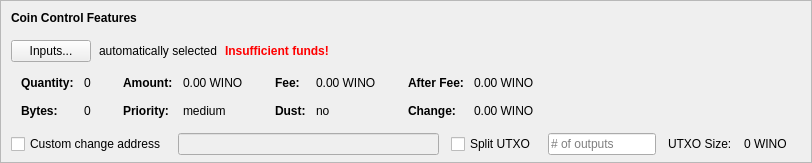
    <widget class="QFrame" name="frameCoinControl">
     <property name="sizePolicy">
      <sizepolicy hsizetype="Expanding" vsizetype="Expanding">
       <horstretch>0</horstretch>
       <verstretch>0</verstretch>
      </sizepolicy>
     </property>
     <property name="maximumSize">
      <size>
       <width>16777215</width>
       <height>16777215</height>
      </size>
     </property>
     <property name="frameShape">
      <enum>QFrame::StyledPanel</enum>
     </property>
     <property name="frameShadow">
      <enum>QFrame::Sunken</enum>
     </property>
     <layout class="QVBoxLayout" name="verticalLayoutCoinControl2">
      <property name="spacing">
       <number>0</number>
      </property>
      <property name="leftMargin">
       <number>0</number>
      </property>
      <property name="topMargin">
       <number>0</number>
      </property>
      <property name="rightMargin">
       <number>0</number>
      </property>
      <property name="bottomMargin">
       <number>6</number>
      </property>
      <item>
       <layout class="QVBoxLayout" name="verticalLayoutCoinControl" stretch="0,0,0,0,1">
        <property name="spacing">
         <number>0</number>
        </property>
        <property name="leftMargin">
         <number>10</number>
        </property>
        <property name="topMargin">
         <number>10</number>
        </property>
        <item>
         <layout class="QHBoxLayout" name="horizontalLayoutCoinControl1">
          <property name="bottomMargin">
           <number>15</number>
          </property>
          <item>
           <widget class="QLabel" name="labelCoinControlFeatures">
            <property name="sizePolicy">
             <sizepolicy hsizetype="Preferred" vsizetype="Maximum">
              <horstretch>0</horstretch>
              <verstretch>0</verstretch>
             </sizepolicy>
            </property>
            <property name="font">
             <font>
              <weight>75</weight>
              <bold>true</bold>
             </font>
            </property>
            <property name="styleSheet">
             <string notr="true">font-weight:bold;</string>
            </property>
            <property name="text">
             <string>Coin Control Features</string>
            </property>
           </widget>
          </item>
         </layout>
        </item>
        <item>
         <layout class="QHBoxLayout" name="horizontalLayoutCoinControl2" stretch="0,0,0,0">
          <property name="spacing">
           <number>8</number>
          </property>
          <property name="bottomMargin">
           <number>10</number>
          </property>
          <item>
           <widget class="QPushButton" name="pushButtonCoinControl">
            <property name="styleSheet">
             <string notr="true"/>
            </property>
            <property name="text">
             <string>Inputs...</string>
            </property>
            <property name="autoDefault">
             <bool>false</bool>
            </property>
           </widget>
          </item>
          <item>
           <widget class="QLabel" name="labelCoinControlAutomaticallySelected">
            <property name="text">
             <string>automatically selected</string>
            </property>
            <property name="margin">
             <number>5</number>
            </property>
           </widget>
          </item>
          <item>
           <widget class="QLabel" name="labelCoinControlInsuffFunds">
            <property name="font">
             <font>
              <weight>75</weight>
              <bold>true</bold>
             </font>
            </property>
            <property name="styleSheet">
             <string notr="true">color:red;font-weight:bold;</string>
            </property>
            <property name="text">
             <string>Insufficient funds!</string>
            </property>
            <property name="margin">
             <number>5</number>
            </property>
           </widget>
          </item>
          <item>
           <spacer name="horizontalSpacerCoinControl">
            <property name="orientation">
             <enum>Qt::Horizontal</enum>
            </property>
            <property name="sizeHint" stdset="0">
             <size>
              <width>40</width>
              <height>1</height>
             </size>
            </property>
           </spacer>
          </item>
         </layout>
        </item>
        <item>
         <widget class="QWidget" name="widgetCoinControl" native="true">
          <property name="sizePolicy">
           <sizepolicy hsizetype="Preferred" vsizetype="Preferred">
            <horstretch>0</horstretch>
            <verstretch>0</verstretch>
           </sizepolicy>
          </property>
          <property name="minimumSize">
           <size>
            <width>0</width>
            <height>0</height>
           </size>
          </property>
          <property name="styleSheet">
           <string notr="true"/>
          </property>
          <layout class="QHBoxLayout" name="horizontalLayoutCoinControl5">
           <property name="leftMargin">
            <number>0</number>
           </property>
           <property name="topMargin">
            <number>0</number>
           </property>
           <property name="rightMargin">
            <number>0</number>
           </property>
           <property name="bottomMargin">
            <number>0</number>
           </property>
           <item>
            <layout class="QHBoxLayout" name="horizontalLayoutCoinControl3" stretch="0,0,0,1">
             <property name="spacing">
              <number>20</number>
             </property>
             <property name="topMargin">
              <number>0</number>
             </property>
             <property name="bottomMargin">
              <number>10</number>
             </property>
             <item>
              <layout class="QFormLayout" name="formLayoutCoinControl1">
               <property name="horizontalSpacing">
                <number>10</number>
               </property>
               <property name="verticalSpacing">
                <number>14</number>
               </property>
               <property name="leftMargin">
                <number>10</number>
               </property>
               <property name="topMargin">
                <number>4</number>
               </property>
               <property name="rightMargin">
                <number>6</number>
               </property>
               <item row="0" column="0">
                <widget class="QLabel" name="labelCoinControlQuantityText">
                 <property name="font">
                  <font>
                   <weight>75</weight>
                   <bold>true</bold>
                  </font>
                 </property>
                 <property name="text">
                  <string>Quantity:</string>
                 </property>
                 <property name="margin">
                  <number>0</number>
                 </property>
                </widget>
               </item>
               <item row="0" column="1">
                <widget class="QLabel" name="labelCoinControlQuantity">
                 <property name="cursor">
                  <cursorShape>IBeamCursor</cursorShape>
                 </property>
                 <property name="contextMenuPolicy">
                  <enum>Qt::ActionsContextMenu</enum>
                 </property>
                 <property name="text">
                  <string notr="true">0</string>
                 </property>
                 <property name="margin">
                  <number>0</number>
                 </property>
                 <property name="textInteractionFlags">
                  <set>Qt::LinksAccessibleByMouse|Qt::TextSelectableByKeyboard|Qt::TextSelectableByMouse</set>
                 </property>
                </widget>
               </item>
               <item row="1" column="0">
                <widget class="QLabel" name="labelCoinControlBytesText">
                 <property name="font">
                  <font>
                   <weight>75</weight>
                   <bold>true</bold>
                  </font>
                 </property>
                 <property name="text">
                  <string>Bytes:</string>
                 </property>
                </widget>
               </item>
               <item row="1" column="1">
                <widget class="QLabel" name="labelCoinControlBytes">
                 <property name="cursor">
                  <cursorShape>IBeamCursor</cursorShape>
                 </property>
                 <property name="contextMenuPolicy">
                  <enum>Qt::ActionsContextMenu</enum>
                 </property>
                 <property name="text">
                  <string notr="true">0</string>
                 </property>
                 <property name="textInteractionFlags">
                  <set>Qt::LinksAccessibleByMouse|Qt::TextSelectableByKeyboard|Qt::TextSelectableByMouse</set>
                 </property>
                </widget>
               </item>
              </layout>
             </item>
             <item>
              <layout class="QFormLayout" name="formLayoutCoinControl2">
               <property name="horizontalSpacing">
                <number>10</number>
               </property>
               <property name="verticalSpacing">
                <number>14</number>
               </property>
               <property name="leftMargin">
                <number>6</number>
               </property>
               <property name="topMargin">
                <number>4</number>
               </property>
               <property name="rightMargin">
                <number>6</number>
               </property>
               <item row="0" column="0">
                <widget class="QLabel" name="labelCoinControlAmountText">
                 <property name="font">
                  <font>
                   <weight>75</weight>
                   <bold>true</bold>
                  </font>
                 </property>
                 <property name="text">
                  <string>Amount:</string>
                 </property>
                 <property name="margin">
                  <number>0</number>
                 </property>
                </widget>
               </item>
               <item row="0" column="1">
                <widget class="QLabel" name="labelCoinControlAmount">
                 <property name="cursor">
                  <cursorShape>IBeamCursor</cursorShape>
                 </property>
                 <property name="contextMenuPolicy">
                  <enum>Qt::ActionsContextMenu</enum>
                 </property>
                 <property name="text">
                  <string notr="true">0.00 WINO</string>
                 </property>
                 <property name="textInteractionFlags">
                  <set>Qt::LinksAccessibleByMouse|Qt::TextSelectableByKeyboard|Qt::TextSelectableByMouse</set>
                 </property>
                </widget>
               </item>
               <item row="1" column="0">
                <widget class="QLabel" name="labelCoinControlPriorityText">
                 <property name="font">
                  <font>
                   <weight>75</weight>
                   <bold>true</bold>
                  </font>
                 </property>
                 <property name="text">
                  <string>Priority:</string>
                 </property>
                </widget>
               </item>
               <item row="1" column="1">
                <widget class="QLabel" name="labelCoinControlPriority">
                 <property name="cursor">
                  <cursorShape>IBeamCursor</cursorShape>
                 </property>
                 <property name="contextMenuPolicy">
                  <enum>Qt::ActionsContextMenu</enum>
                 </property>
                 <property name="text">
                  <string>medium</string>
                 </property>
                 <property name="textInteractionFlags">
                  <set>Qt::LinksAccessibleByMouse|Qt::TextSelectableByKeyboard|Qt::TextSelectableByMouse</set>
                 </property>
                </widget>
               </item>
              </layout>
             </item>
             <item>
              <layout class="QFormLayout" name="formLayoutCoinControl3">
               <property name="horizontalSpacing">
                <number>10</number>
               </property>
               <property name="verticalSpacing">
                <number>14</number>
               </property>
               <property name="leftMargin">
                <number>6</number>
               </property>
               <property name="topMargin">
                <number>4</number>
               </property>
               <property name="rightMargin">
                <number>6</number>
               </property>
               <item row="0" column="0">
                <widget class="QLabel" name="labelCoinControlFeeText">
                 <property name="font">
                  <font>
                   <weight>75</weight>
                   <bold>true</bold>
                  </font>
                 </property>
                 <property name="text">
                  <string>Fee:</string>
                 </property>
                 <property name="margin">
                  <number>0</number>
                 </property>
                </widget>
               </item>
               <item row="0" column="1">
                <widget class="QLabel" name="labelCoinControlFee">
                 <property name="cursor">
                  <cursorShape>IBeamCursor</cursorShape>
                 </property>
                 <property name="contextMenuPolicy">
                  <enum>Qt::ActionsContextMenu</enum>
                 </property>
                 <property name="text">
                  <string notr="true">0.00 WINO</string>
                 </property>
                 <property name="textInteractionFlags">
                  <set>Qt::LinksAccessibleByMouse|Qt::TextSelectableByKeyboard|Qt::TextSelectableByMouse</set>
                 </property>
                </widget>
               </item>
               <item row="1" column="0">
                <widget class="QLabel" name="labelCoinControlLowOutputText">
                 <property name="font">
                  <font>
                   <weight>75</weight>
                   <bold>true</bold>
                  </font>
                 </property>
                 <property name="text">
                  <string>Dust:</string>
                 </property>
                </widget>
               </item>
               <item row="1" column="1">
                <widget class="QLabel" name="labelCoinControlLowOutput">
                 <property name="cursor">
                  <cursorShape>IBeamCursor</cursorShape>
                 </property>
                 <property name="contextMenuPolicy">
                  <enum>Qt::ActionsContextMenu</enum>
                 </property>
                 <property name="text">
                  <string>no</string>
                 </property>
                 <property name="textInteractionFlags">
                  <set>Qt::LinksAccessibleByMouse|Qt::TextSelectableByKeyboard|Qt::TextSelectableByMouse</set>
                 </property>
                </widget>
               </item>
              </layout>
             </item>
             <item>
              <layout class="QFormLayout" name="formLayoutCoinControl4">
               <property name="horizontalSpacing">
                <number>10</number>
               </property>
               <property name="verticalSpacing">
                <number>14</number>
               </property>
               <property name="leftMargin">
                <number>6</number>
               </property>
               <property name="topMargin">
                <number>4</number>
               </property>
               <property name="rightMargin">
                <number>6</number>
               </property>
               <item row="0" column="0">
                <widget class="QLabel" name="labelCoinControlAfterFeeText">
                 <property name="font">
                  <font>
                   <weight>75</weight>
                   <bold>true</bold>
                  </font>
                 </property>
                 <property name="text">
                  <string>After Fee:</string>
                 </property>
                 <property name="margin">
                  <number>0</number>
                 </property>
                </widget>
               </item>
               <item row="0" column="1">
                <widget class="QLabel" name="labelCoinControlAfterFee">
                 <property name="cursor">
                  <cursorShape>IBeamCursor</cursorShape>
                 </property>
                 <property name="contextMenuPolicy">
                  <enum>Qt::ActionsContextMenu</enum>
                 </property>
                 <property name="text">
                  <string notr="true">0.00 WINO</string>
                 </property>
                 <property name="textInteractionFlags">
                  <set>Qt::LinksAccessibleByMouse|Qt::TextSelectableByKeyboard|Qt::TextSelectableByMouse</set>
                 </property>
                </widget>
               </item>
               <item row="1" column="0">
                <widget class="QLabel" name="labelCoinControlChangeText">
                 <property name="font">
                  <font>
                   <weight>75</weight>
                   <bold>true</bold>
                  </font>
                 </property>
                 <property name="text">
                  <string>Change:</string>
                 </property>
                </widget>
               </item>
               <item row="1" column="1">
                <widget class="QLabel" name="labelCoinControlChange">
                 <property name="cursor">
                  <cursorShape>IBeamCursor</cursorShape>
                 </property>
                 <property name="contextMenuPolicy">
                  <enum>Qt::ActionsContextMenu</enum>
                 </property>
                 <property name="text">
                  <string notr="true">0.00 WINO</string>
                 </property>
                 <property name="textInteractionFlags">
                  <set>Qt::LinksAccessibleByMouse|Qt::TextSelectableByKeyboard|Qt::TextSelectableByMouse</set>
                 </property>
                </widget>
               </item>
              </layout>
             </item>
            </layout>
           </item>
          </layout>
         </widget>
        </item>
        <item>
         <layout class="QHBoxLayout" name="horizontalLayoutCoinControl4" stretch="0,0,0,0,0,0,0">
          <property name="spacing">
           <number>12</number>
          </property>
          <property name="sizeConstraint">
           <enum>QLayout::SetDefaultConstraint</enum>
          </property>
          <property name="topMargin">
           <number>5</number>
          </property>
          <property name="rightMargin">
           <number>5</number>
          </property>
          <item>
           <widget class="QCheckBox" name="checkBoxCoinControlChange">
            <property name="toolTip">
             <string>If this is activated, but the change address is empty or invalid, change will be sent to a newly generated address.</string>
            </property>
            <property name="text">
             <string>Custom change address</string>
            </property>
           </widget>
          </item>
          <item>
           <widget class="QValidatedLineEdit" name="lineEditCoinControlChange">
            <property name="enabled">
             <bool>false</bool>
            </property>
            <property name="sizePolicy">
             <sizepolicy hsizetype="Expanding" vsizetype="Fixed">
              <horstretch>0</horstretch>
              <verstretch>0</verstretch>
             </sizepolicy>
            </property>
           </widget>
          </item>
          <item>
           <widget class="QCheckBox" name="splitBlockCheckBox">
            <property name="text">
             <string>Split UTXO</string>
            </property>
           </widget>
          </item>
          <item>
           <widget class="QLineEdit" name="splitBlockLineEdit">
            <property name="sizePolicy">
             <sizepolicy hsizetype="Fixed" vsizetype="Fixed">
              <horstretch>50</horstretch>
              <verstretch>0</verstretch>
             </sizepolicy>
            </property>
            <property name="placeholderText">
             <string># of outputs</string>
            </property>
           </widget>
          </item>
          <item>
           <widget class="QLabel" name="labelBlockSizeText">
            <property name="text">
             <string>UTXO Size:</string>
            </property>
           </widget>
          </item>
          <item>
           <widget class="QLabel" name="labelBlockSize">
            <property name="text">
             <string>0 WINO</string>
            </property>
           </widget>
          </item>
          <item>
           <widget class="QLabel" name="labelCoinControlChangeLabel">
            <property name="sizePolicy">
             <sizepolicy hsizetype="Preferred" vsizetype="Expanding">
              <horstretch>0</horstretch>
              <verstretch>0</verstretch>
             </sizepolicy>
            </property>
            <property name="minimumSize">
             <size>
              <width>0</width>
              <height>0</height>
             </size>
            </property>
            <property name="text">
             <string/>
            </property>
            <property name="margin">
             <number>3</number>
            </property>
           </widget>
          </item>
         </layout>
        </item>
        <item>
         <spacer name="verticalSpacerCoinControl">
          <property name="orientation">
           <enum>Qt::Vertical</enum>
          </property>
          <property name="sizeHint" stdset="0">
           <size>
            <width>800</width>
            <height>1</height>
           </size>
          </property>
         </spacer>
        </item>
       </layout>
      </item>
     </layout>
    </widget>
